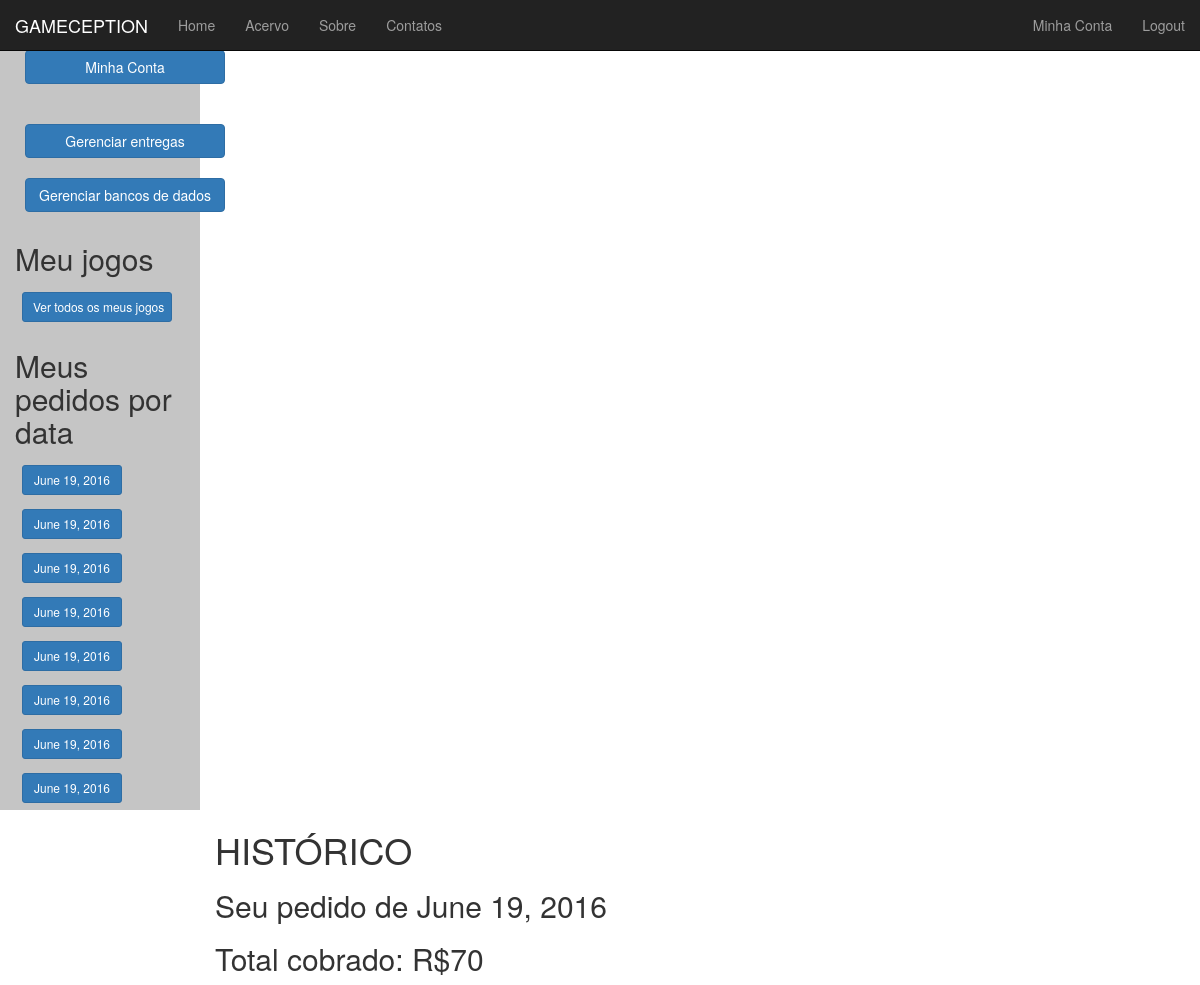
Before: /Assinante/Historico/0/ (signed in, upper part) with the older database file.
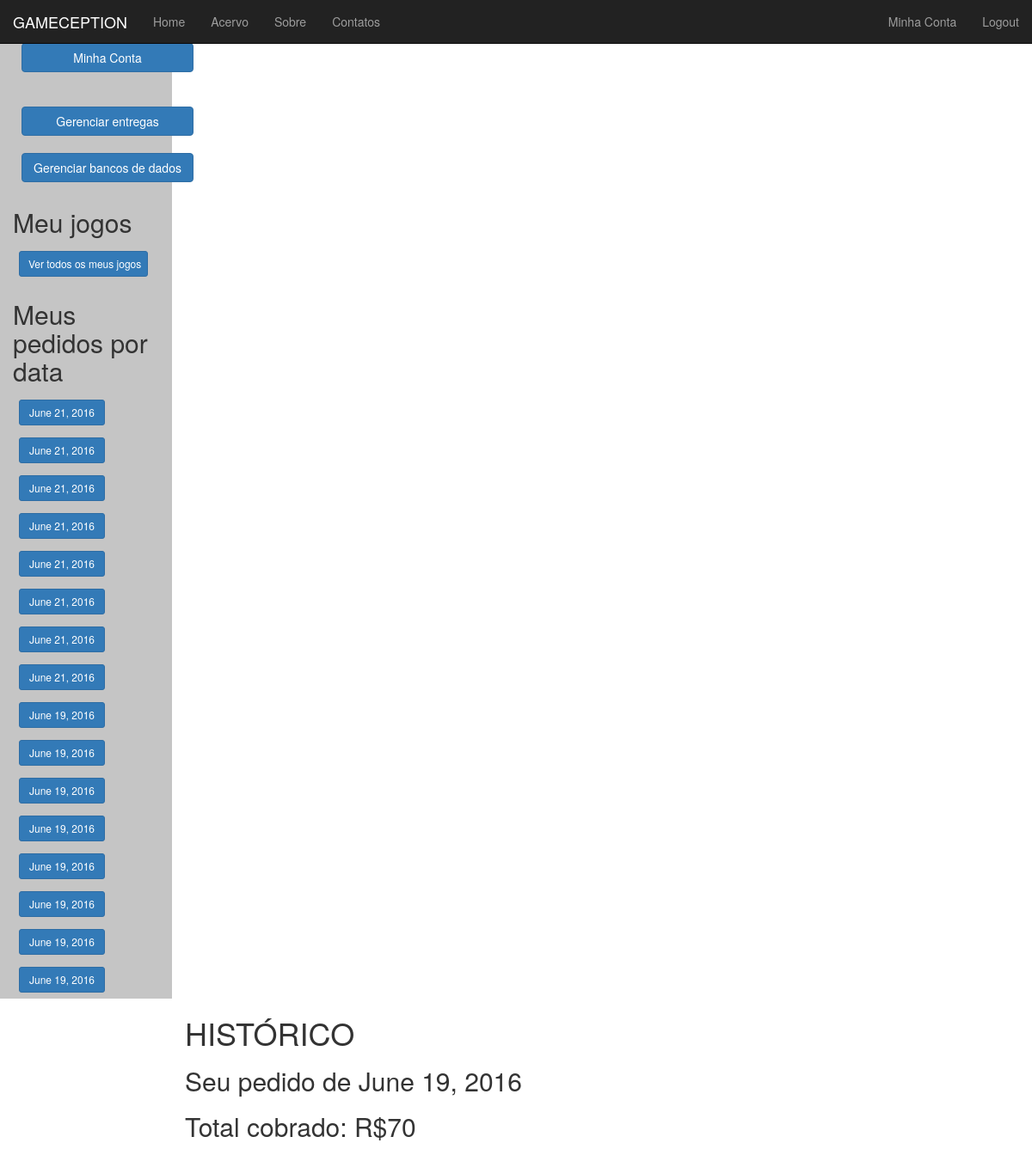
After: the same page with the newer database file.
### Assinante/models.py (models this page shows)
class Pedido(models.Model):
    historico = models.ForeignKey('HistoricoJogos')
    jogosPedidos = models.ManyToManyField('Jogo')
    codigoRastreamento = models.CharField(max_length=200)
    data = models.DateField()
    numero = models.IntegerField(default=0)
    tipoMidia = models.CharField(max_length=10,
        choices=TIPOS_MIDIA,
        default='DIGITAL',)
    def __str__(self):
        return self.historico.assinatura.username + str(self.numero)

### Assinante/views.py (the view)
# urls.py: url(r'^Historico/(?P<num_pedido>\d+)/', views.HistoricoPedido, name="HistoricoPedido"), #pra ver um pedido individualmente colocando o num dele na url
def HistoricoPedido(request, num_pedido):
    context_dict = {}
    numPedido = int(num_pedido)
    pedido = Pedido.objects.get(historico=(HistoricoJogos.objects.get(assinatura=request.user)),numero=numPedido)
    context_dict['listaPedidos'] = Pedido.objects.filter(historico=(HistoricoJogos.objects.get(assinatura=request.user))).order_by('-data')
    print("X",context_dict['listaPedidos'])
    context_dict['pedido'] = pedido
    numPedidos = len(Pedido.objects.all())
    preco = 0
    for j in pedido.jogosPedidos.all():
        preco += j.preco
    context_dict['preco'] = preco
    if pedido.tipoMidia == 'DIGITAL':
        context_dict['chaves'] = ChaveDownload.objects.filter(pedido=pedido)
        context_dict['digital'] = True
    if numPedido > 0:
        context_dict['anterior'] = numPedido - 1
        context_dict['temAnterior'] = True
    if numPedido < numPedidos - 1:
        context_dict['proximo'] = numPedido + 1
    return render(request, 'Assinante/HistoricoPedido.html', context_dict)

### Assinante/Templates/Assinante/HistoricoPedido.html (shortened to what this page needs)
{% extends "MainPage.html" %}
{% block content %}
<h1>HISTÓRICO</h1>
<h2>Seu pedido de {{pedido.data}}</h2>
<h2>Total cobrado: R${{preco}}</h2>
{% endblock %}
{% block side %}
  <h2>Meu jogos</h2>
    <form action="{% url 'Historico' %}">
      <input type="submit" value="Ver todos os meus jogos" class="btn btn-primary btn-sm" style="margin:7px;width:150px;text-align: center">
    </form>
  <h2>Meus pedidos por data</h2>
  {% for p in listaPedidos %}
    <form action="/Assinante/Historico/{{p.numero}}/">
      <input type="submit" value="{{p.data}}" class="btn btn-primary btn-sm" style="margin:7px;width:100px;text-align: center">
    </form>
  {% endfor %}
{% endblock %}

Changed rows visible on the page:
added Pedido: data "June 21, 2016"
added Pedido: data "June 21, 2016"
added Pedido: data "June 21, 2016"
added Pedido: data "June 21, 2016"
added Pedido: data "June 21, 2016"
added Pedido: data "June 21, 2016"
added Pedido: data "June 21, 2016"
added Pedido: data "June 21, 2016"
